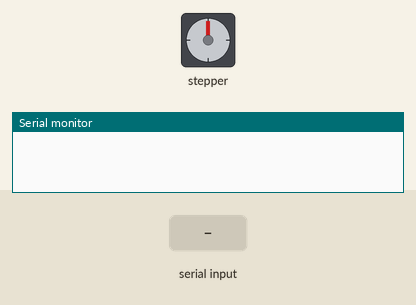
Simulated run of this sketch. Board: Arduino Uno, built with avr-gcc and run on an emulated ATmega328P. On the bench: stepper motor, the last lines printed to the serial monitor. The test bench sets the inputs (shaded band). Stepper angles assume 2048 steps per turn.

Above: at 1.2 s.
1.3 s: "1\n" received over Serial
At 1.45 s:
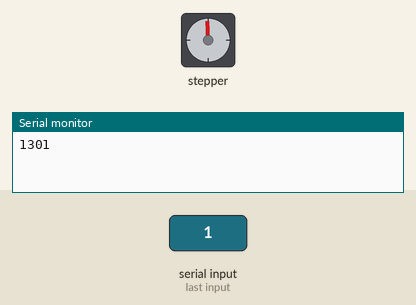
At 2.06 s:
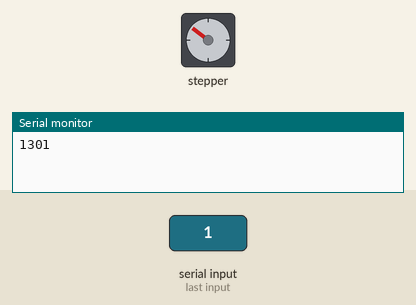
4.3 s: "2\n" received over Serial
At 4.49 s:
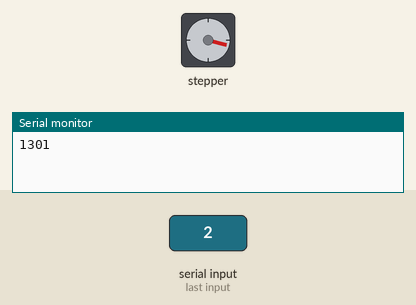
Timing chart, 0 to 11.4 s (numbered marks = the images above; inputs shaded):
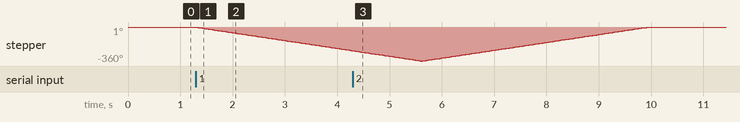

Measured:
- after the input at 1.3 s, stepper: keeps turning counter-clockwise at about 84°/s, starting at once

The sketch:

time_cup.ino
```cpp
#include <Stepper.h>

const int stepsPerRevolution = 2048;
Stepper myStepper(stepsPerRevolution, 11, 9, 10, 8);

void setup() {
  Serial.begin(9600);
  myStepper.setSpeed(14);
}

int mode = -1;

void loop() {
  if(Serial.available() > 0) {
    while(true) {
      mode = Serial.parseInt();
      if(mode == 1) {
        Serial.println(millis());
        myStepper.step(-stepsPerRevolution);
        myStepper.setSpeed(14);
      }
      if(mode == 2) {
        Serial.println(millis());
        myStepper.step(stepsPerRevolution);
        myStepper.setSpeed(14);
      }
      if(mode == 3) {
        Serial.println(millis());
        Serial.println();
      }
    }
  }
}
```
